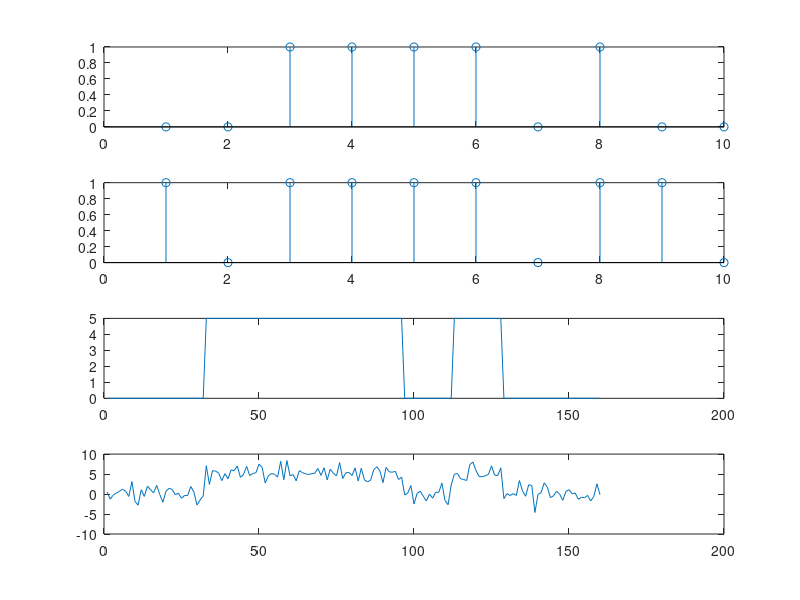
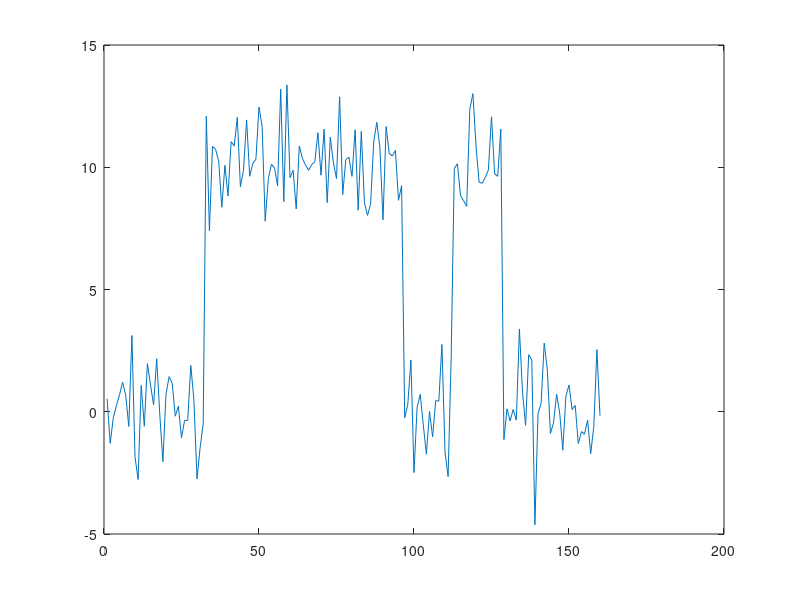

These charts were generated, in order, by the following MATLAB code:
clear all
close all
clc

nsb = 16;
nb = 10;
seq = randi([0,1],1,nb);
A = 5;

%Parte 1
snrz = A*(reshape(repmat(seq,nsb,1),1,nsb*nb));
SNR = -3;
srec = awgn(snrz,SNR);
lambda =0;
seqbr = sum(reshape(srec,nsb,nb))>lambda;
subplot (4,1,1)
stem(seq)
subplot (4,1,2)
stem(seqbr)
subplot(4,1,3)
plot(snrz)
subplot(4,1,4)
plot(srec)
seqbt = logical(seq);
n=biterr(seqbt,seqbr)
sinal1 = snrz + srec;
figure(2)
plot(sinal1)
potsinal = mean(snrz.^2) %Potencia do sinal
potruido = mean(srec.^2) %Potencia do ruído
SNR = 10 * log10(potsinal/potruido)